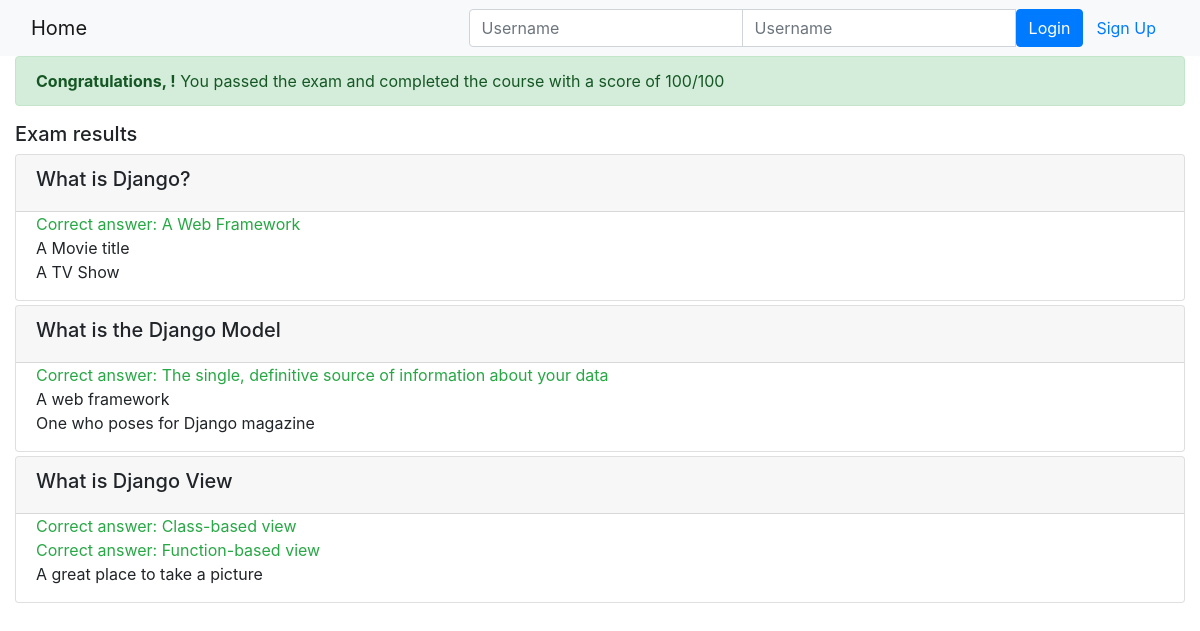
Page /onlinecourse/course/1/submission/1/result/ on the committed database.
### onlinecourse/models.py (models this page shows, shortened)
class Question(models.Model):
    course = models.ForeignKey(Course, on_delete=models.CASCADE, default="")
    question_text = models.CharField(max_length=200, default="")
    grade =  models.IntegerField(default=0)

class Choice(models.Model):
    question = models.ForeignKey(Question, on_delete=models.CASCADE, default="")
    choice_text = models.CharField(max_length=200, default="")
    is_correct =  models.BooleanField(default=False)

### onlinecourse/views.py (the view)
# urls.py: path('course/<int:course_id>/submission/<int:submission_id>/result/', views.show_exam_result, name='exam_result'),
def show_exam_result(request, course_id, submission_id):
    context = {}
    course = get_object_or_404(Course, pk=course_id)
    submission = Submission.objects.get(id=submission_id)
    choices = submission.choices.all()
    total_score = 0
    for choice in choices:
        if choice.is_correct:
            total_score += choice.question.grade
    context['course'] = course
    context['grade'] = total_score
    context['choices'] = choices
    return render(request, 'onlinecourse/exam_result_bootstrap.html', context)

### onlinecourse/templates/onlinecourse/exam_result_bootstrap.html (shortened to what this page needs)
<!DOCTYPE html>
<html lang="en">
<head>
    {% load static %}
    <link rel="stylesheet" href="https://maxcdn.bootstrapcdn.com/bootstrap/4.5.2/css/bootstrap.min.css">
</head>
<body>
 <nav class="navbar navbar-light bg-light">
    <div class="container-fluid">
        <div class="navbar-header">
              <a class="navbar-brand" href="{% url 'onlinecourse:index' %}">Home</a>
        </div>
        <ul class="nav navbar-nav navbar-right">
            {% if user.is_authenticated %}
            <li>
                <a class="btn btn-link" href="#">{{ user.first_name }}({{ user.username }})</a>
                <a class="btn btn-link" href="{% url 'onlinecourse:logout' %}">Logout</a>
            </li>
            {% else %}
            <li>
                <form class="form-inline" action="{% url 'onlinecourse:login' %}" method="post">
                    <div class="input-group">
                        <input type="text" class="form-control" placeholder="Username" name="username" >
                        <input type="password" class="form-control" placeholder="Username" name="psw" >
                        <button class="btn btn-primary" type="submit">Login</button>
                        <a class="btn btn-link" href="{% url 'onlinecourse:registration' %}">Sign Up</a>
                    </div>
                </form>
            </li>
            {% endif %}
        </ul>
    </div>
</nav>
<div class="container-fluid">
    {% if grade > 80 %}
    <div class="alert alert-success">
       <b>Congratulations, {{ user.first_name }}!</b> You passed the exam and completed the course with a score of {{ grade }}/100
    </div>
        {% else %}
        <div class="alert alert-danger">
            <b>Failed</b> Sorry, {{ user.first_name }}! You failed the exam with a score of {{ grade }}/100
        </div>
        <a class="btn btn-link text-danger" href="{% url 'onlinecourse:course_details' course.id %}">Re-test</a>
        {% endif %}
        <div class="card-columns-vertical mt-1">
        <h5 class="">Exam results</h5>
            {% for question in course.question_set.all %}
            <div class="card mt-1">
                <div class="card-header"><h5>{{ question.question_text }}</h5></div>
                <div class="form-group">
                    {% for choice in question.choice_set.all %}
                    <div class="form-check">
                        {% if choice.is_correct and choice in choices %}
                        <div class="text-success">
                            Correct answer: {{ choice.choice_text }}
                        </div>
                        {% else %}{% if choice.is_correct and not choice in choices %}
                        <div class="text-warning">
                            Not selected: {{ choice.choice_text }}
                        </div>
                        {% else %}{% if not choice.is_correct and choice in choices %}
                        <div class="text-danger">
                            Wrong answer: {{ choice.choice_text }}
                        </div>
                        {% else %}
                        <div>{{ choice.choice_text }}
                        </div>
                        {% endif %}
                        {% endif %}
                        {% endif %}
                    </div>
                    {% endfor %}
                </div>
            </div>
            {% endfor %}
        </div>
</div>
</body>
</html>

### rows in the picture
Question: question_text "What is Django?"
Choice: choice_text "A Web Framework"
Choice: choice_text "A Movie title"
Choice: choice_text "A TV Show"
Question: question_text "What is the Django Model"
Choice: choice_text "The single, definitive source of information about your data"
Choice: choice_text "A web framework"
Choice: choice_text "One who poses for Django magazine"
Question: question_text "What is Django View"
Choice: choice_text "Class-based view"
Choice: choice_text "Function-based view"
Choice: choice_text "A great place to take a picture"

### other values in the picture
{{ grade }} "100"
